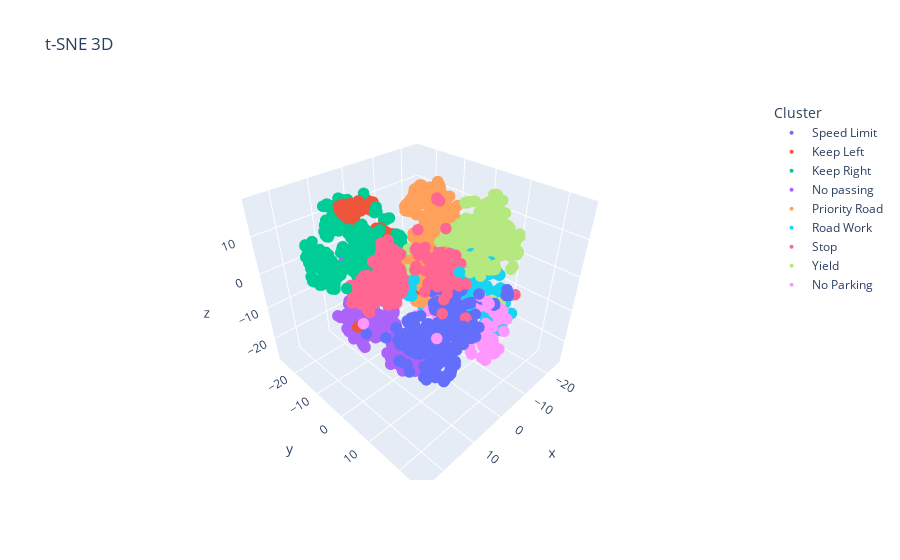

The cell this chart's notebook holds for it:
### Code cell
fig = px.scatter_3d(df, x='x', y='y', z='z', color='label', labels={'label': 'Cluster'}, title='t-SNE 3D')
fig.update_traces(marker=dict(size=4))
fig.show()

### Figure 1 — Plotly figure (JSON) as saved in the notebook; plotly's stock layout.template omitted (floating-point values rounded to 4 significant figures; data arrays with more than 128 entries replaced by an {"elided": "..."} marker saying what was removed)
{"data": [{"hovertemplate": "Cluster=Speed Limit<br>x=%{x}<br>y=%{y}<br>z=%{z}<extra></extra>", "legendgroup": "Speed Limit", "marker": {"color": "#636efa", "size": 4, "symbol": "circle"}, "mode": "markers", "name": "Speed Limit", "scene": "scene", "showlegend": true, "type": "scatter3d", "x": {"elided": "465 float values"}, "y": {"elided": "465 float values"}, "z": {"elided": "465 float values"}}, {"hovertemplate": "Cluster=Keep Left<br>x=%{x}<br>y=%{y}<br>z=%{z}<extra></extra>", "legendgroup": "Keep Left", "marker": {"color": "#EF553B", "size": 4, "symbol": "circle"}, "mode": "markers", "name": "Keep Left", "scene": "scene", "showlegend": true, "type": "scatter3d", "x": {"elided": "272 float values"}, "y": {"elided": "272 float values"}, "z": {"elided": "272 float values"}}, {"hovertemplate": "Cluster=Keep Right<br>x=%{x}<br>y=%{y}<br>z=%{z}<extra></extra>", "legendgroup": "Keep Right", "marker": {"color": "#00cc96", "size": 4, "symbol": "circle"}, "mode": "markers", "name": "Keep Right", "scene": "scene", "showlegend": true, "type": "scatter3d", "x": {"elided": "427 float values"}, "y": {"elided": "427 float values"}, "z": {"elided": "427 float values"}}, {"hovertemplate": "Cluster=No passing<br>x=%{x}<br>y=%{y}<br>z=%{z}<extra></extra>", "legendgroup": "No passing", "marker": {"color": "#ab63fa", "size": 4, "symbol": "circle"}, "mode": "markers", "name": "No passing", "scene": "scene", "showlegend": true, "type": "scatter3d", "x": {"elided": "401 float values"}, "y": {"elided": "401 float values"}, "z": {"elided": "401 float values"}}, {"hovertemplate": "Cluster=Priority Road<br>x=%{x}<br>y=%{y}<br>z=%{z}<extra></extra>", "legendgroup": "Priority Road", "marker": {"color": "#FFA15A", "size": 4, "symbol": "circle"}, "mode": "markers", "name": "Priority Road", "scene": "scene", "showlegend": true, "type": "scatter3d", "x": {"elided": "444 float values"}, "y": {"elided": "444 float values"}, "z": {"elided": "444 float values"}}, {"hovertemplate": "Cluster=Road Work<br>x=%{x}<br>y=%{y}<br>z=%{z}<extra></extra>", "legendgroup": "Road Work", "marker": {"color": "#19d3f3", "size": 4, "symbol": "circle"}, "mode": "markers", "name": "Road Work", "scene": "scene", "showlegend": true, "type": "scatter3d", "x": {"elided": "444 float values"}, "y": {"elided": "444 float values"}, "z": {"elided": "444 float values"}}, {"hovertemplate": "Cluster=Stop<br>x=%{x}<br>y=%{y}<br>z=%{z}<extra></extra>", "legendgroup": "Stop", "marker": {"color": "#FF6692", "size": 4, "symbol": "circle"}, "mode": "markers", "name": "Stop", "scene": "scene", "showlegend": true, "type": "scatter3d", "x": {"elided": "490 float values"}, "y": {"elided": "490 float values"}, "z": {"elided": "490 float values"}}, {"hovertemplate": "Cluster=Yield<br>x=%{x}<br>y=%{y}<br>z=%{z}<extra></extra>", "legendgroup": "Yield", "marker": {"color": "#B6E880", "size": 4, "symbol": "circle"}, "mode": "markers", "name": "Yield", "scene": "scene", "showlegend": true, "type": "scatter3d", "x": {"elided": "443 float values"}, "y": {"elided": "443 float values"}, "z": {"elided": "443 float values"}}, {"hovertemplate": "Cluster=No Parking<br>x=%{x}<br>y=%{y}<br>z=%{z}<extra></extra>", "legendgroup": "No Parking", "marker": {"color": "#FF97FF", "size": 4, "symbol": "circle"}, "mode": "markers", "name": "No Parking", "scene": "scene", "showlegend": true, "type": "scatter3d", "x": {"elided": "134 float values"}, "y": {"elided": "134 float values"}, "z": {"elided": "134 float values"}}], "layout": {"legend": {"title": {"text": "Cluster"}, "tracegroupgap": 0}, "scene": {"domain": {"x": [0, 1], "y": [0, 1]}, "xaxis": {"title": {"text": "x"}}, "yaxis": {"title": {"text": "y"}}, "zaxis": {"title": {"text": "z"}}}, "title": {"text": "t-SNE 3D"}}}
